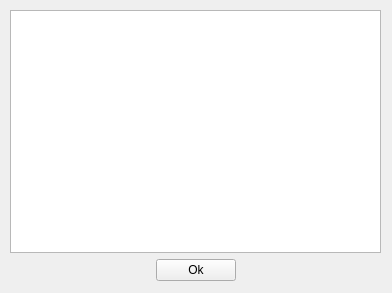
<?xml version="1.0" encoding="UTF-8"?>
<ui version="4.0">
 <class>FormSettingsSelector</class>
 <widget class="QWidget" name="FormSettingsSelector">
  <property name="windowModality">
   <enum>Qt::ApplicationModal</enum>
  </property>
  <property name="geometry">
   <rect>
    <x>0</x>
    <y>0</y>
    <width>392</width>
    <height>293</height>
   </rect>
  </property>
  <property name="sizePolicy">
   <sizepolicy hsizetype="Fixed" vsizetype="Fixed">
    <horstretch>0</horstretch>
    <verstretch>0</verstretch>
   </sizepolicy>
  </property>
  <property name="windowTitle">
   <string>Select Settings</string>
  </property>
  <widget class="QWidget" name="verticalLayoutWidget">
   <property name="geometry">
    <rect>
     <x>10</x>
     <y>10</y>
     <width>371</width>
     <height>271</height>
    </rect>
   </property>
   <layout class="QVBoxLayout" name="verticalLayout">
    <item>
     <widget class="QListWidget" name="listWidget">
      <property name="sortingEnabled">
       <bool>false</bool>
      </property>
     </widget>
    </item>
    <item>
     <layout class="QHBoxLayout" name="horizontalLayout">
      <item>
       <spacer name="horizontalSpacer">
        <property name="orientation">
         <enum>Qt::Horizontal</enum>
        </property>
        <property name="sizeHint" stdset="0">
         <size>
          <width>40</width>
          <height>20</height>
         </size>
        </property>
       </spacer>
      </item>
      <item>
       <widget class="QPushButton" name="pushButton">
        <property name="text">
         <string>Ok</string>
        </property>
       </widget>
      </item>
      <item>
       <spacer name="horizontalSpacer_2">
        <property name="orientation">
         <enum>Qt::Horizontal</enum>
        </property>
        <property name="sizeHint" stdset="0">
         <size>
          <width>40</width>
          <height>20</height>
         </size>
        </property>
       </spacer>
      </item>
     </layout>
    </item>
   </layout>
  </widget>
 </widget>
 <resources/>
 <connections>
  <connection>
   <sender>listWidget</sender>
   <signal>itemDoubleClicked(QListWidgetItem*)</signal>
   <receiver>FormSettingsSelector</receiver>
   <slot>close()</slot>
   <hints>
    <hint type="sourcelabel">
     <x>163</x>
     <y>84</y>
    </hint>
    <hint type="destinationlabel">
     <x>4</x>
     <y>276</y>
    </hint>
   </hints>
  </connection>
  <connection>
   <sender>pushButton</sender>
   <signal>clicked()</signal>
   <receiver>FormSettingsSelector</receiver>
   <slot>close()</slot>
   <hints>
    <hint type="sourcelabel">
     <x>211</x>
     <y>269</y>
    </hint>
    <hint type="destinationlabel">
     <x>386</x>
     <y>287</y>
    </hint>
   </hints>
  </connection>
 </connections>
</ui>
